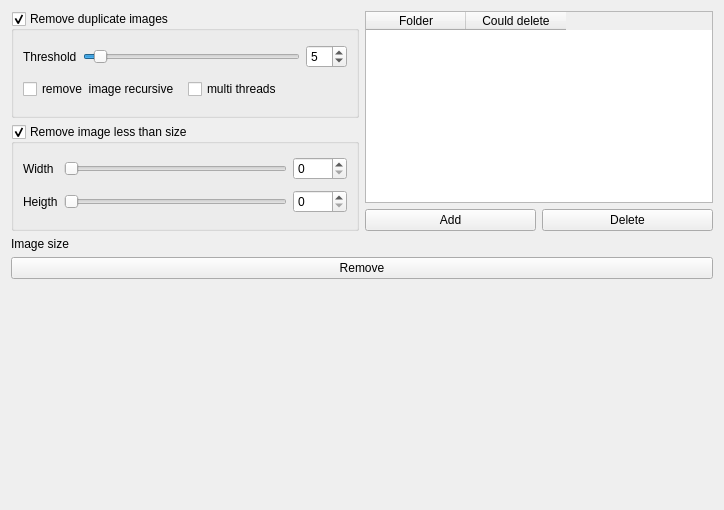
<?xml version="1.0" encoding="UTF-8"?>
<ui version="4.0">
 <class>remove_images</class>
 <widget class="QWidget" name="remove_images">
  <property name="geometry">
   <rect>
    <x>0</x>
    <y>0</y>
    <width>724</width>
    <height>510</height>
   </rect>
  </property>
  <property name="windowTitle">
   <string>Form</string>
  </property>
  <layout class="QVBoxLayout" name="verticalLayout_4">
   <item>
    <layout class="QHBoxLayout" name="horizontalLayout_3">
     <item>
      <layout class="QVBoxLayout" name="verticalLayout_2">
       <item>
        <widget class="QGroupBox" name="groupBoxRemoveDuplicateImages">
         <property name="title">
          <string>Remove duplicate images</string>
         </property>
         <property name="checkable">
          <bool>true</bool>
         </property>
         <layout class="QVBoxLayout" name="verticalLayout">
          <item>
           <layout class="QGridLayout" name="gridLayout">
            <item row="0" column="0">
             <widget class="QLabel" name="label_2">
              <property name="text">
               <string>Threshold</string>
              </property>
             </widget>
            </item>
            <item row="0" column="1">
             <widget class="QSlider" name="horizontalSliderThreshold">
              <property name="value">
               <number>5</number>
              </property>
              <property name="orientation">
               <enum>Qt::Horizontal</enum>
              </property>
             </widget>
            </item>
            <item row="0" column="2">
             <widget class="QSpinBox" name="spinBoxThreshold">
              <property name="value">
               <number>5</number>
              </property>
             </widget>
            </item>
           </layout>
          </item>
          <item>
           <layout class="QHBoxLayout" name="horizontalLayout">
            <item>
             <widget class="QCheckBox" name="checkBoxRecursive">
              <property name="text">
               <string>remove  image recursive</string>
              </property>
             </widget>
            </item>
            <item>
             <widget class="QCheckBox" name="checkBoxMultiThread">
              <property name="text">
               <string>multi threads</string>
              </property>
             </widget>
            </item>
           </layout>
          </item>
         </layout>
        </widget>
       </item>
       <item>
        <widget class="QGroupBox" name="groupBoxRemoveImageLessThanSize">
         <property name="title">
          <string>Remove image less than size</string>
         </property>
         <property name="checkable">
          <bool>true</bool>
         </property>
         <layout class="QGridLayout" name="gridLayout_2">
          <item row="0" column="0">
           <widget class="QLabel" name="label_3">
            <property name="text">
             <string>Width</string>
            </property>
           </widget>
          </item>
          <item row="0" column="1">
           <widget class="QSlider" name="horizontalSliderImageWidth">
            <property name="maximum">
             <number>5000</number>
            </property>
            <property name="orientation">
             <enum>Qt::Horizontal</enum>
            </property>
           </widget>
          </item>
          <item row="0" column="2">
           <widget class="QSpinBox" name="spinBoxImageWidth">
            <property name="maximum">
             <number>5000</number>
            </property>
           </widget>
          </item>
          <item row="1" column="0">
           <widget class="QLabel" name="label_4">
            <property name="text">
             <string>Heigth</string>
            </property>
           </widget>
          </item>
          <item row="1" column="1">
           <widget class="QSlider" name="horizontalSliderImageHeight">
            <property name="maximum">
             <number>5000</number>
            </property>
            <property name="orientation">
             <enum>Qt::Horizontal</enum>
            </property>
           </widget>
          </item>
          <item row="1" column="2">
           <widget class="QSpinBox" name="spinBoxImageHeight">
            <property name="maximum">
             <number>5000</number>
            </property>
           </widget>
          </item>
         </layout>
        </widget>
       </item>
      </layout>
     </item>
     <item>
      <layout class="QVBoxLayout" name="verticalLayout_3">
       <item>
        <widget class="QTableWidget" name="tableWidget">
         <column>
          <property name="text">
           <string>Folder</string>
          </property>
         </column>
         <column>
          <property name="text">
           <string>Could delete</string>
          </property>
         </column>
        </widget>
       </item>
       <item>
        <layout class="QHBoxLayout" name="horizontalLayout_2">
         <item>
          <widget class="QPushButton" name="pushButtonAddFolder">
           <property name="text">
            <string>Add</string>
           </property>
          </widget>
         </item>
         <item>
          <widget class="QPushButton" name="pushButtonFolder">
           <property name="text">
            <string>Delete</string>
           </property>
          </widget>
         </item>
        </layout>
       </item>
      </layout>
     </item>
    </layout>
   </item>
   <item>
    <widget class="QLabel" name="labelImageSize">
     <property name="text">
      <string>Image size</string>
     </property>
    </widget>
   </item>
   <item>
    <widget class="QPushButton" name="pushButtonRemove">
     <property name="text">
      <string>Remove</string>
     </property>
    </widget>
   </item>
   <item>
    <spacer name="verticalSpacer">
     <property name="orientation">
      <enum>Qt::Vertical</enum>
     </property>
     <property name="sizeHint" stdset="0">
      <size>
       <width>20</width>
       <height>86</height>
      </size>
     </property>
    </spacer>
   </item>
  </layout>
 </widget>
 <resources/>
 <connections>
  <connection>
   <sender>spinBoxThreshold</sender>
   <signal>valueChanged(int)</signal>
   <receiver>horizontalSliderThreshold</receiver>
   <slot>setValue(int)</slot>
   <hints>
    <hint type="sourcelabel">
     <x>346</x>
     <y>60</y>
    </hint>
    <hint type="destinationlabel">
     <x>301</x>
     <y>61</y>
    </hint>
   </hints>
  </connection>
  <connection>
   <sender>horizontalSliderThreshold</sender>
   <signal>valueChanged(int)</signal>
   <receiver>spinBoxThreshold</receiver>
   <slot>setValue(int)</slot>
   <hints>
    <hint type="sourcelabel">
     <x>301</x>
     <y>61</y>
    </hint>
    <hint type="destinationlabel">
     <x>346</x>
     <y>60</y>
    </hint>
   </hints>
  </connection>
  <connection>
   <sender>horizontalSliderImageWidth</sender>
   <signal>valueChanged(int)</signal>
   <receiver>spinBoxImageWidth</receiver>
   <slot>setValue(int)</slot>
   <hints>
    <hint type="sourcelabel">
     <x>248</x>
     <y>159</y>
    </hint>
    <hint type="destinationlabel">
     <x>307</x>
     <y>166</y>
    </hint>
   </hints>
  </connection>
  <connection>
   <sender>horizontalSliderImageHeight</sender>
   <signal>valueChanged(int)</signal>
   <receiver>spinBoxImageHeight</receiver>
   <slot>setValue(int)</slot>
   <hints>
    <hint type="sourcelabel">
     <x>271</x>
     <y>204</y>
    </hint>
    <hint type="destinationlabel">
     <x>307</x>
     <y>202</y>
    </hint>
   </hints>
  </connection>
  <connection>
   <sender>spinBoxImageHeight</sender>
   <signal>valueChanged(int)</signal>
   <receiver>horizontalSliderImageHeight</receiver>
   <slot>setValue(int)</slot>
   <hints>
    <hint type="sourcelabel">
     <x>301</x>
     <y>211</y>
    </hint>
    <hint type="destinationlabel">
     <x>282</x>
     <y>214</y>
    </hint>
   </hints>
  </connection>
  <connection>
   <sender>spinBoxImageWidth</sender>
   <signal>valueChanged(int)</signal>
   <receiver>horizontalSliderImageWidth</receiver>
   <slot>setValue(int)</slot>
   <hints>
    <hint type="sourcelabel">
     <x>330</x>
     <y>161</y>
    </hint>
    <hint type="destinationlabel">
     <x>286</x>
     <y>161</y>
    </hint>
   </hints>
  </connection>
 </connections>
</ui>
